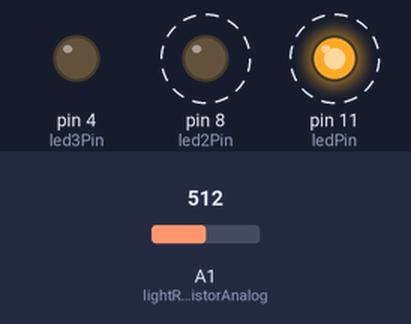
Bench run of a sketch on a simulated Arduino Uno, built with avr-gcc and run on an emulated ATmega328P. Parts: output pins drawn as LEDs (lit = HIGH). Dashed ring = blinking. The inputs (shaded band) are chosen by the test bench; at power-on: A1 (lightResistorAnalog) = 512.

Above: at 1.2 s.
1.3 s: A1 (lightResistorAnalog) set to 21
3.5 s: A1 (lightResistorAnalog) set to 18
At 4.8 s:
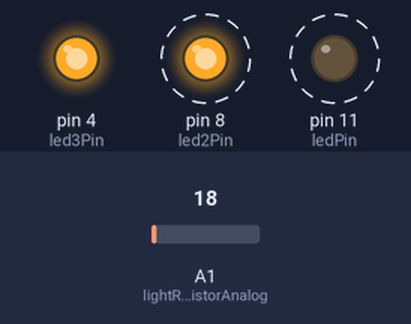
6.5 s: A1 (lightResistorAnalog) set to 122
At 8.8 s:
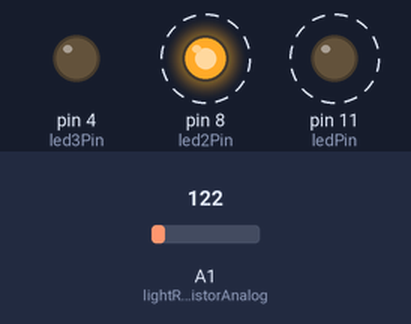
9.5 s: A1 (lightResistorAnalog) set to 10
At 11.7 s:
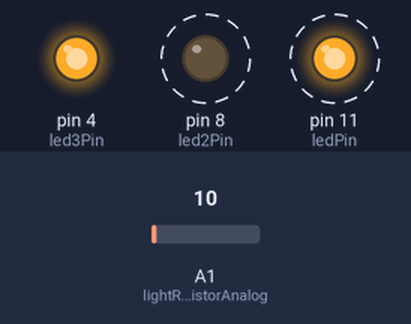
Timing chart, 0 to 13.5 s (numbered marks = the images above; inputs shaded):
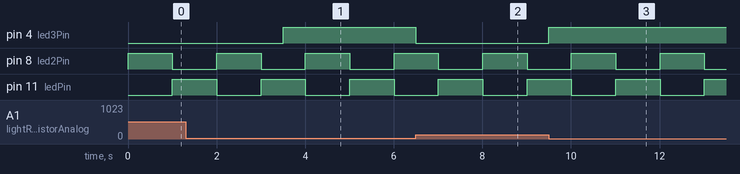

Measured:
- the behaviour switches between 20 and 19 on A1 (lightResistorAnalog) (found by bisection; images 0 and 1)
- after the input at 3.5 s, pin 4 (led3Pin): LOW → HIGH at once
- after the input at 6.5 s, pin 4 (led3Pin): HIGH → LOW at once
- after the input at 9.5 s, pin 4 (led3Pin): LOW → HIGH at once
- by itself, pin 8 (led2Pin), pin 11 (ledPin): alternates HIGH for 1.0 s and LOW for 1.0 s

The sketch:

Lights.ino
```cpp
short ledPin = 11;
short led2Pin = 8;
short led3Pin = 4;
int lightResistorAnalog = A1;

long currentMillis = 0;
long lastStopMillis = 0;
int mode = 0x0;

int FIRST_LED = 0x1;
int SECOND_LED = 0x2;

void setup() {
    Serial.begin(9600);
    pinMode(ledPin, OUTPUT);
    pinMode(led2Pin, OUTPUT);
    pinMode(led3Pin, OUTPUT);
}

void loop() {
    currentMillis = millis();

    if(currentMillis - lastStopMillis > 1000) {
        mode = mode == FIRST_LED ? SECOND_LED : FIRST_LED;
        lastStopMillis = currentMillis;
    }

    if(mode == FIRST_LED) {
        digitalWrite(ledPin, HIGH);
        digitalWrite(led2Pin, LOW);
    } else {
        digitalWrite(led2Pin, HIGH);
        digitalWrite(ledPin, LOW);
    }

    int lightResistorValue = analogRead(lightResistorAnalog);

    if(lightResistorValue < 20) {
        digitalWrite(led3Pin, HIGH);
    } else {
        digitalWrite(led3Pin, LOW);
    }
}
```
